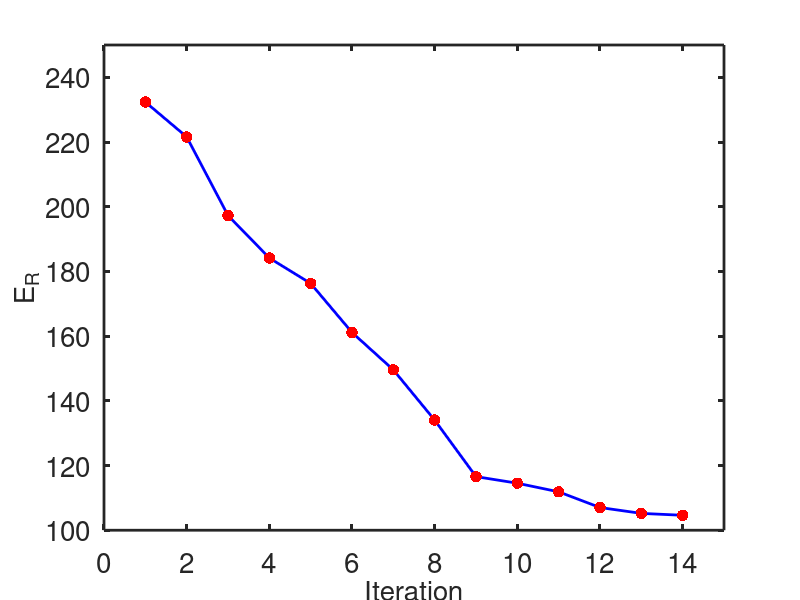

Here is the MATLAB script that generated this plot:

for i = 1:14
    x(i) = i;
end


y(1) = 232.37846273 ;
y(2) = 221.59623463 ;
y(3) = 197.30546659 ;
y(4) = 184.15231301 ;
y(5) = 176.29736168 ;
y(6) = 161.14117621 ;
y(7) = 149.57663323 ;
y(8) = 134.03816065 ;
y(9) = 116.57322514 ;
y(10) = 114.53424182 ;
y(11) = 111.86973827 ;
y(12) = 107.02072676 ;
y(13) = 105.20666498 ;
y(14) = 104.61970211 ;

plot(x,y,'b-','LineWidth',2)
axis([0 15 100 250]);
set(gca,'LineWidth',2,'FontSize',20,'Box','on');
hold on
plot(x,y,'r.','MarkerSize',25)
xlabel('Iteration','FontSize',20)
ylabel('E_R','FontSize',20)
